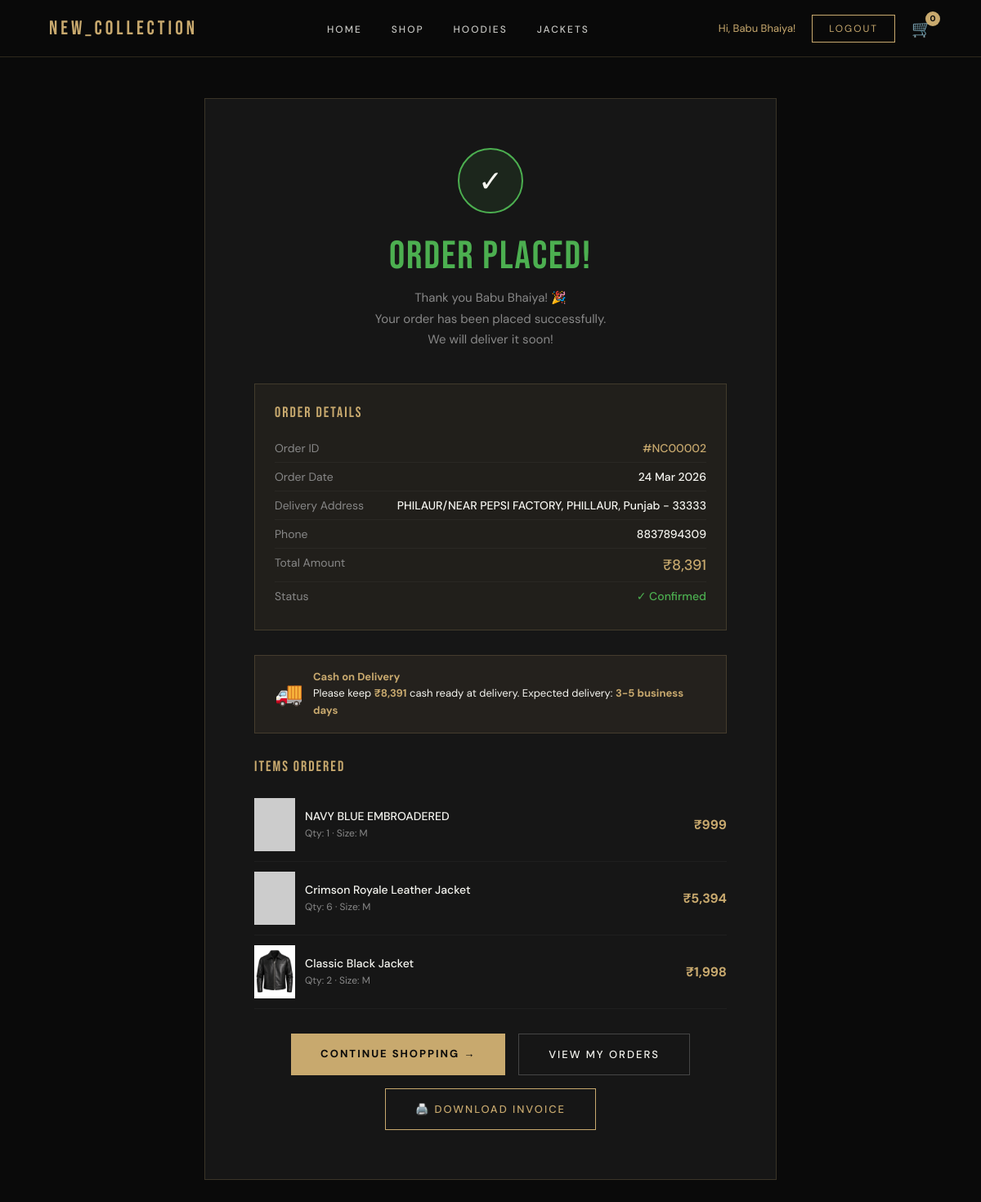
The app's page /pages/order_success.php?order_id=2 (signed in) with its own data.
### tables this page shows
CREATE TABLE `orders` (
  `id` int(11) NOT NULL,
  `user_id` int(11) NOT NULL,
  `total_amount` decimal(10,2) NOT NULL,
  `status` enum('pending','processing','shipped','delivered','cancelled') DEFAULT 'pending',
  `payment_method` varchar(50) DEFAULT 'Cash on Delivery',
  `shipping_address` text DEFAULT NULL,
  `phone` varchar(20) DEFAULT NULL,
  `created_at` timestamp NOT NULL DEFAULT current_timestamp()
);

CREATE TABLE `order_items` (
  `id` int(11) NOT NULL,
  `order_id` int(11) NOT NULL,
  `product_id` int(11) NOT NULL,
  `quantity` int(11) NOT NULL DEFAULT 1,
  `size` varchar(10) DEFAULT 'M',
  `price` decimal(10,2) NOT NULL,
  `created_at` timestamp NOT NULL DEFAULT current_timestamp()
);

CREATE TABLE `products` (
  `id` int(11) NOT NULL,
  `name` varchar(200) NOT NULL,
  `description` text DEFAULT NULL,
  `price` decimal(10,2) NOT NULL,
  `old_price` decimal(10,2) DEFAULT NULL,
  `category` varchar(50) DEFAULT NULL,
  `image` varchar(500) DEFAULT NULL,
  `image_back` varchar(500) DEFAULT NULL,
  `image_detail1` varchar(500) DEFAULT NULL,
  `image_detail2` varchar(500) DEFAULT NULL,
  `video` varchar(500) DEFAULT NULL,
  `highlights` text DEFAULT NULL,
  `sizes` varchar(100) DEFAULT 'S,M,L,XL,XXL',
  `stock` int(11) DEFAULT 0,
  `badge` varchar(50) DEFAULT NULL,
  `created_at` timestamp NOT NULL DEFAULT current_timestamp()
);

### pages/order_success.php (the view, shortened to what this page needs)
<?php
require_once '../php/config.php';
$order_id = isset($_GET['order_id']) ? intval($_GET['order_id']) : 0;
$user_id = $_SESSION['user_id'];
$order = mysqli_fetch_assoc(mysqli_query(
    $conn,
    "SELECT * FROM orders WHERE id='$order_id' AND user_id='$user_id'"
));
$items_result = mysqli_query(
    $conn,
    "SELECT order_items.*, products.name, products.image
     FROM order_items
     JOIN products ON order_items.product_id = products.id
     WHERE order_items.order_id='$order_id'"
);
?>
<!DOCTYPE html>
<html lang="en">
<head>
    <link rel="stylesheet" href="../css/style.css">
</head>
<body>
    <nav class="navbar">
        <a href="../index.php" class="nav-logo">NEW_COLLECTION</a>
        <ul class="nav-links">
            <li><a href="../index.php">Home</a></li>
            <li><a href="products.php">Shop</a></li>
            <li><a href="products.php?category=hoodie">Hoodies</a></li>
            <li><a href="products.php?category=jacket">Jackets</a></li>
        </ul>
        <div class="nav-actions">
            <span style="color:var(--gold);font-size:13px;">Hi, <?php echo $_SESSION['user_name']; ?>!</span>
            <a href="../php/logout.php" class="nav-btn">Logout</a>
            <a href="cart.php" class="cart-icon">
                🛒 <span class="cart-count">0</span>
            </a>
        </div>
    </nav>
    <div class="success-page">
        <div class="success-box">
            <div class="success-icon">✓</div>
            <div class="success-title">ORDER PLACED!</div>
            <p class="success-sub">
                Thank you <?php echo $_SESSION['user_name']; ?>! 🎉<br>
                Your order has been placed successfully.<br>
                We will deliver it soon!
            </p>
            <div class="order-info">
                <div class="order-info-title">ORDER DETAILS</div>
                <div class="order-info-row">
                    <span>Order ID</span>
                    <span style="color:var(--gold);">#NC<?php echo str_pad($order_id, 5, '0', STR_PAD_LEFT); ?></span>
                </div>
                <div class="order-info-row">
                    <span>Order Date</span>
                    <span><?php echo date('d M Y', strtotime($order['created_at'])); ?></span>
                </div>
                <div class="order-info-row">
                    <span>Delivery Address</span>
                    <span><?php echo $order['shipping_address']; ?></span>
                </div>
                <div class="order-info-row">
                    <span>Phone</span>
                    <span><?php echo $order['phone']; ?></span>
                </div>
                <div class="order-info-row">
                    <span>Total Amount</span>
                    <span style="color:var(--gold);font-size:18px;">₹<?php echo number_format($order['total_amount'], 0); ?></span>
                </div>
                <div class="order-info-row">
                    <span>Status</span>
                    <span style="color:#4caf50;">✓ Confirmed</span>
                </div>
            </div>
            <div class="cod-reminder">
                <div class="cod-reminder-icon">🚚</div>
                <div class="cod-reminder-text">
                    <strong>Cash on Delivery</strong><br>
                    Please keep <strong>₹<?php echo number_format($order['total_amount'], 0); ?></strong> cash ready at delivery.
                    Expected delivery: <strong>3-5 business days</strong>
                </div>
            </div>
            <div class="order-items-list">
                <div class="order-items-title">ITEMS ORDERED</div>
                <?php while ($item = mysqli_fetch_assoc($items_result)): ?>
                    <div class="success-item">
                        <img src="../<?php echo $item['image']; ?>"
                            alt="<?php echo $item['name']; ?>"
                            onerror="this.src='https://via.placeholder.com/50x65/161616/c8a96e?text=IMG'">
                        <div>
                            <div class="success-item-name"><?php echo $item['name']; ?></div>
                            <div class="success-item-detail">
                                Qty: <?php echo $item['quantity']; ?> · Size: <?php echo $item['size'] ?? 'M'; ?>
                            </div>
                        </div>
                        <div class="success-item-price">
                            ₹<?php echo number_format($item['price'] * $item['quantity'], 0); ?>
                        </div>
                    </div>
                <?php endwhile; ?>
            </div>
            <div class="success-btns">
                <a href="products.php" class="btn-primary">Continue Shopping →</a>
                <a href="orders.php" class="btn-ghost">View My Orders</a>
                <button onclick="downloadInvoice()" class="btn-ghost" style="border-color:var(--gold);color:var(--gold);cursor:pointer;">
                    🖨️ Download Invoice
                </button>
            </div>
        </div>
    </div>
</body>
</html>

### css/style.css (style rules this page uses)
* { margin: 0; padding: 0; box-sizing: border-box; }
:root { --black: #0a0a0a; --dark: #111111; --card: #161616; --gold: #c8a96e; --gold2: #e8c17a; --white: #f5f5f0; --muted: #888888; --red: #e84444; --border: rgba(200, 169, 110, 0.2); }
html { scroll-behavior: smooth; }
body { background: var(--black); color: var(--white); font-family: 'DM Sans', sans-serif; overflow-x: hidden; }
a { text-decoration: none; color: inherit; }
.navbar { position: fixed; top: 0; left: 0; right: 0; z-index: 1000; padding: 0 60px; height: 70px; display: flex; align-items: center; justify-content: space-between; background: rgba(10, 10, 10, 0.95); backdrop-filter: blur(20px); border-bottom: 1px solid var(--border); }
.nav-logo { font-family: 'Bebas Neue', sans-serif; font-size: 24px; letter-spacing: 4px; color: var(--gold); }
.nav-links { display: flex; gap: 36px; list-style: none; }
.nav-links a { font-size: 12px; letter-spacing: 2px; text-transform: uppercase; font-weight: 500; color: var(--white); opacity: 0.8; transition: opacity 0.3s; position: relative; }
.nav-links a::after { content: ''; position: absolute; bottom: -4px; left: 0; width: 0; height: 1px; background: var(--gold); transition: width 0.3s; }
.nav-actions { display: flex; align-items: center; gap: 20px; }
.nav-btn { border: 1px solid var(--gold); color: var(--gold); padding: 8px 20px; font-size: 12px; letter-spacing: 2px; text-transform: uppercase; transition: all 0.3s; }
.cart-icon { font-size: 20px; position: relative; cursor: pointer; }
.cart-count { position: absolute; top: -8px; right: -10px; background: var(--gold); color: var(--black); font-size: 10px; font-weight: 700; width: 18px; height: 18px; border-radius: 50%; display: flex; align-items: center; justify-content: center; }
.btn-primary { background: var(--gold); color: var(--black); padding: 16px 36px; font-size: 13px; font-weight: 700; letter-spacing: 2px; text-transform: uppercase; display: inline-block; transition: all 0.3s; border: none; cursor: pointer; font-family: 'DM Sans', sans-serif; }
.btn-ghost { background: none; color: var(--white); padding: 16px 36px; font-size: 13px; font-weight: 500; letter-spacing: 2px; text-transform: uppercase; display: inline-block; border: 1px solid rgba(255,255,255,0.2); transition: all 0.3s; cursor: pointer; font-family: 'DM Sans', sans-serif; }
.mobile-nav a { display: block; font-size: 26px; font-family: 'Bebas Neue', sans-serif; letter-spacing: 3px; color: var(--white); padding: 16px 0; border-bottom: 1px solid rgba(255,255,255,0.06); text-decoration: none; transition: color 0.3s; }

### records on screen
orders: created_at "24 Mar 2026", shipping_address "PHILAUR/NEAR PEPSI FACTORY, PHILLAUR, Punjab - 33333", phone "8837894309", total_amount "8,391"
order_items: product.name "NAVY BLUE EMBROADERED", quantity "1", size "M", $item['price'] * $item['quantity'] "999"
order_items: product.name "Crimson Royale Leather Jacket", quantity "6", size "M", $item['price'] * $item['quantity'] "5,394"
order_items: product.image (picture), product.name "Classic Black Jacket", quantity "2", size "M", $item['price'] * $item['quantity'] "1,998"

### other values on screen
$_SESSION['user_name'] "Babu Bhaiya"
str_pad($order_id, 5, '0', STR_PAD_LEFT) "00002"
